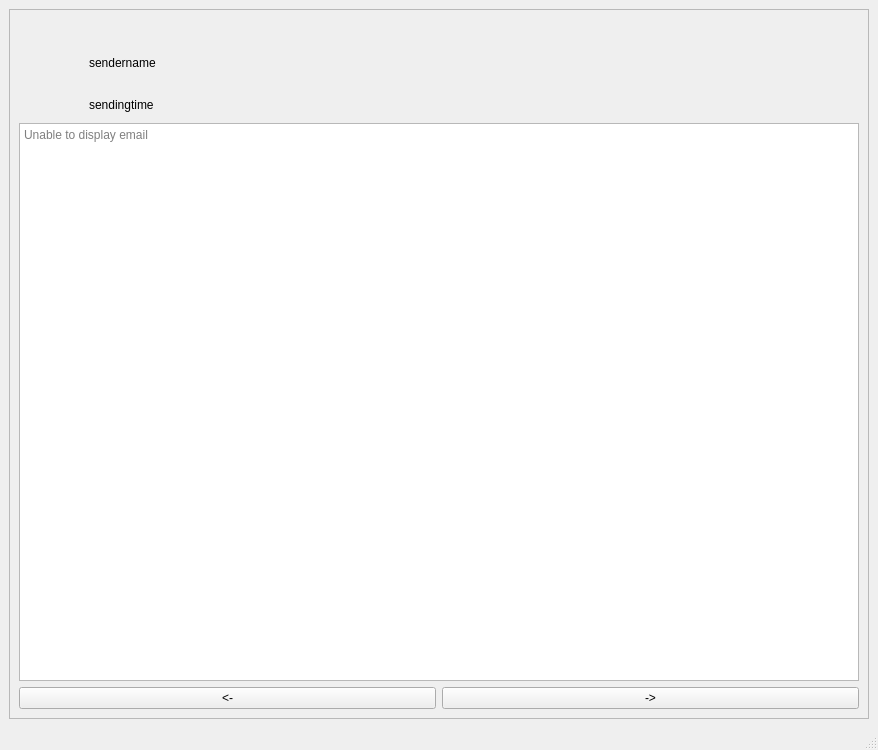
<?xml version="1.0" encoding="UTF-8"?>
<ui version="4.0">
 <class>MainWindow</class>
 <widget class="QMainWindow" name="MainWindow">
  <property name="geometry">
   <rect>
    <x>0</x>
    <y>0</y>
    <width>878</width>
    <height>750</height>
   </rect>
  </property>
  <property name="windowTitle">
   <string>MainWindow</string>
  </property>
  <widget class="QWidget" name="centralwidget">
   <layout class="QVBoxLayout" name="verticalLayout_3">
    <item>
     <widget class="QFrame" name="mail_frame">
      <property name="frameShape">
       <enum>QFrame::StyledPanel</enum>
      </property>
      <property name="frameShadow">
       <enum>QFrame::Raised</enum>
      </property>
      <layout class="QVBoxLayout" name="verticalLayout">
       <item>
        <widget class="QLabel" name="subject_label">
         <property name="text">
          <string/>
         </property>
        </widget>
       </item>
       <item>
        <layout class="QHBoxLayout" name="horizontalLayout_sender">
         <item>
          <widget class="QLabel" name="pfp_label">
           <property name="sizePolicy">
            <sizepolicy hsizetype="Fixed" vsizetype="Fixed">
             <horstretch>0</horstretch>
             <verstretch>0</verstretch>
            </sizepolicy>
           </property>
           <property name="minimumSize">
            <size>
             <width>64</width>
             <height>64</height>
            </size>
           </property>
           <property name="maximumSize">
            <size>
             <width>64</width>
             <height>64</height>
            </size>
           </property>
           <property name="text">
            <string/>
           </property>
           <property name="textFormat">
            <enum>Qt::PlainText</enum>
           </property>
          </widget>
         </item>
         <item>
          <layout class="QVBoxLayout" name="verticalLayout_2">
           <item>
            <widget class="QLabel" name="from_label">
             <property name="sizePolicy">
              <sizepolicy hsizetype="Expanding" vsizetype="Fixed">
               <horstretch>0</horstretch>
               <verstretch>0</verstretch>
              </sizepolicy>
             </property>
             <property name="minimumSize">
              <size>
               <width>0</width>
               <height>48</height>
              </size>
             </property>
             <property name="maximumSize">
              <size>
               <width>16777215</width>
               <height>64</height>
              </size>
             </property>
             <property name="text">
              <string>sendername</string>
             </property>
            </widget>
           </item>
           <item>
            <widget class="QLabel" name="date_label">
             <property name="sizePolicy">
              <sizepolicy hsizetype="Expanding" vsizetype="Fixed">
               <horstretch>0</horstretch>
               <verstretch>0</verstretch>
              </sizepolicy>
             </property>
             <property name="minimumSize">
              <size>
               <width>0</width>
               <height>24</height>
              </size>
             </property>
             <property name="maximumSize">
              <size>
               <width>16777215</width>
               <height>24</height>
              </size>
             </property>
             <property name="text">
              <string>sendingtime</string>
             </property>
            </widget>
           </item>
          </layout>
         </item>
        </layout>
       </item>
       <item>
        <widget class="QTextEdit" name="body_textedit">
         <property name="readOnly">
          <bool>false</bool>
         </property>
         <property name="textInteractionFlags">
          <set>Qt::LinksAccessibleByKeyboard|Qt::LinksAccessibleByMouse|Qt::TextBrowserInteraction|Qt::TextEditable|Qt::TextEditorInteraction|Qt::TextSelectableByKeyboard|Qt::TextSelectableByMouse</set>
         </property>
         <property name="placeholderText">
          <string>Unable to display email</string>
         </property>
        </widget>
       </item>
       <item>
        <layout class="QHBoxLayout" name="horizontalLayout_2">
         <item>
          <widget class="QPushButton" name="left_button">
           <property name="sizePolicy">
            <sizepolicy hsizetype="Expanding" vsizetype="Fixed">
             <horstretch>0</horstretch>
             <verstretch>0</verstretch>
            </sizepolicy>
           </property>
           <property name="toolTip">
            <string>&lt;html&gt;&lt;head/&gt;&lt;body&gt;&lt;p&gt;swipe left&lt;/p&gt;&lt;/body&gt;&lt;/html&gt;</string>
           </property>
           <property name="text">
            <string>&lt;-</string>
           </property>
          </widget>
         </item>
         <item>
          <widget class="QPushButton" name="right_button">
           <property name="sizePolicy">
            <sizepolicy hsizetype="Expanding" vsizetype="Fixed">
             <horstretch>0</horstretch>
             <verstretch>0</verstretch>
            </sizepolicy>
           </property>
           <property name="toolTip">
            <string>&lt;html&gt;&lt;head/&gt;&lt;body&gt;&lt;p&gt;swipe right&lt;/p&gt;&lt;/body&gt;&lt;/html&gt;</string>
           </property>
           <property name="text">
            <string>-&gt;</string>
           </property>
          </widget>
         </item>
        </layout>
       </item>
      </layout>
     </widget>
    </item>
   </layout>
  </widget>
  <widget class="QMenuBar" name="menubar">
   <property name="geometry">
    <rect>
     <x>0</x>
     <y>0</y>
     <width>878</width>
     <height>21</height>
    </rect>
   </property>
  </widget>
  <widget class="QStatusBar" name="statusbar"/>
 </widget>
 <resources/>
 <connections/>
</ui>
